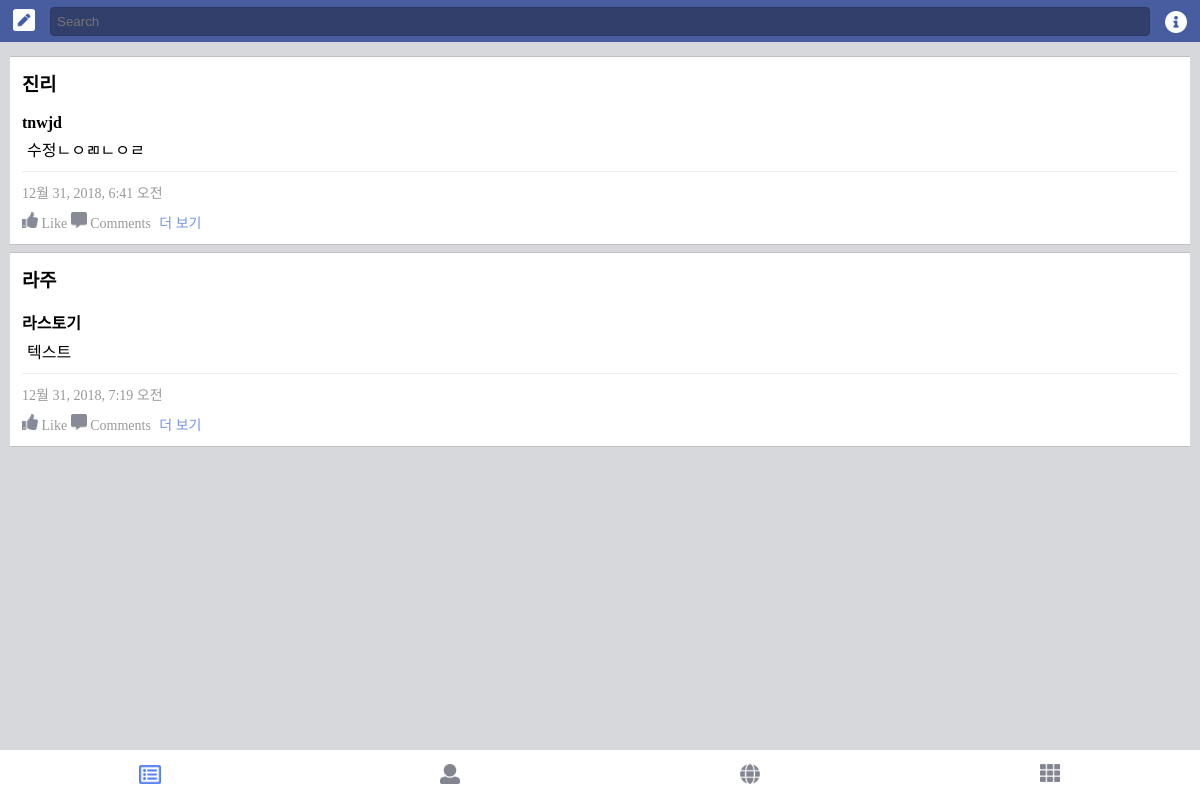
Before: / with the older database file.
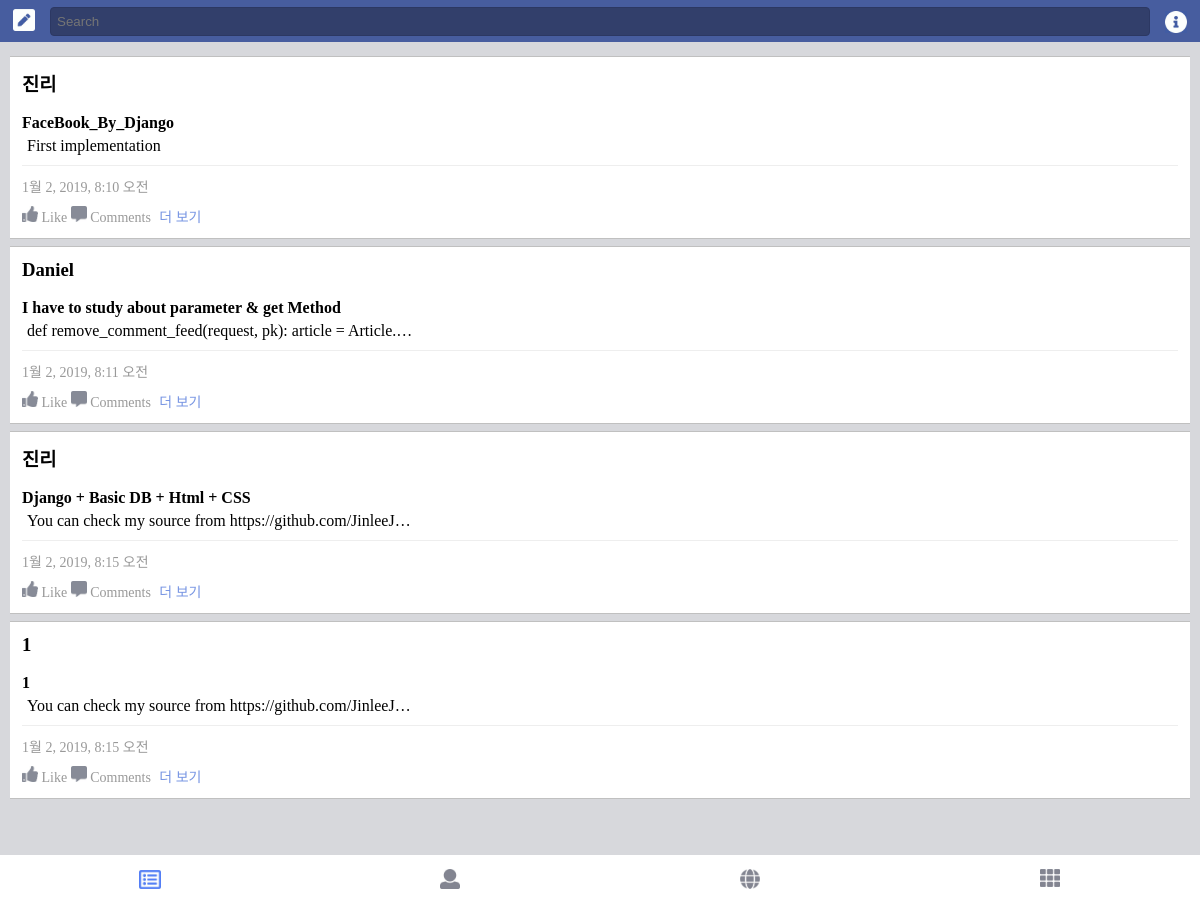
After: the same page with the newer database file.
### facebook/models.py (models this page shows, shortened)
class Article(models.Model):
    author = models.CharField(max_length=120)
    title = models.CharField(max_length=120)
    text = models.TextField(null=True)
    password = models.CharField(max_length=120, null=True)
    created_at = models.DateTimeField(auto_now_add=True)

### facebook/views.py (the view)
# urls.py: path(r'', newsfeed),
def newsfeed(request):
    articles = Article.objects.all()
    return render(request, 'newsfeed.html', {'articles':articles})

### facebook/templates/newsfeed.html (shortened to what this page needs)
<!DOCTYPE html>
<html>
<head>
</head>
<body>
    <div class="header">
        <a href="/new_feed"><div class=“btn1"><img src="/static/ic_pencil.jpg" width="22px" style="margin:9px 0 0 13px"></div></a>
        <div class="search"><input type="text" class="searchbar" placeholder="Search"></div>
        <a href="/"><div class="btn2"><img src="/static/ic_info.jpg" width="22px" style="margin:9px 13px 0 0"></div></a>
    </div>
    <div class="container">
        {% for feed in articles %}
        <div class="feed">
        <h3 class="name">{{ feed.author }}</h3><br>
        <a class="title">{{ feed.title }}</a>
        <p class="content">{{ feed.text }} </p>
        <div class="accessory">
            <div class="date">{{feed.created_at}}</div>
            <img src="/static/ic_like.jpg" width="16px"> Like <img src="/static/ic_comment.jpg" width="16px"> Comments <a class="more" href="/feed/{{feed.pk}}">더 보기</a>
        </div>
        </div>
        {% endfor %}
    </div>
    <div class="footer">
        <div class="tab1"><img src="/static/ic_feed.jpg" width="22px" style="margin-top: 15px"></div>
        <div class="tab2"><img src="/static/ic_person.jpg" width="20px" style="margin-top: 14px"></div>
        <div class="tab3"><img src="/static/ic_globe.jpg" width="20px" style="margin-top: 14px"></div>
        <div class="tab4"><img src="/static/ic_etc.jpg" width="20px" style="margin-top: 14px"></div>
    </div>
</body>
</html>

### facebook/templates/newsfeed.html (style rules this page uses)
body { background-color: #d7d8dc; margin-top: -21px; }
* { box-sizing: border-box; margin: 0; padding: 0; }
.header { background-color: #475d9f; height: 42px; position:fixed; top: 0; left: 0; right: 0; }
.search { position: absolute; left: 50px; right: 50px; top: 0px; }
.btn2 { position: absolute; right:0px; top:2px; }
.container { margin: 10px; background-color: #d7d8dc; padding-top:42px; padding-bottom: 50px; }
.footer { position: fixed; bottom: 0; left: 0; right: 0; background-color: #ffffff; height: 50px; text-align: center; }
.tab1 { float: left; width: 25%; }
.tab2 { float: left; width: 25%; }
.tab3 { float: left; width: 25%; }
.tab4 { float: left; width: 25%; }
.searchbar { border: 1px solid #2c3863; background-color: #323f6b; color: #fff; width: 100%; margin-top: 7px; border-radius: 4px; padding: 6px; }
.date { color: #999; margin-bottom: 10px; }
.title { font-weight: 600; }
.content { margin-top: 5px; width:400px; padding:0 5px; overflow:hidden; text-overflow:ellipsis; white-space:nowrap; }
.accessory { border-top: 1px solid #eee; padding-top:10px; margin-top:10px; color: #999; font-size: 14px; }
.feed { background-color: #ffffff; border-top: 1px solid #c0c0c0; border-bottom: 1px solid #c0c0c0; margin: 7px 0; padding: 12px; }
.more { font-size: 14px; color: #6184dddd; margin-left: 5px; }
a { text-decoration: none; }

Changed rows visible on the page:
removed Article: author "진리", title "tnwjd", text "수정ㄴㅇㄻㄴㅇㄹ", created_at "12월 31, 2018, 6:41 오전"
removed Article: author "라주", title "라스토기", text "텍스트", created_at "12월 31, 2018, 7:19 오전"
added Article: author "진리", title "FaceBook_By_Django", text "First implementation", created_at "1월 2, 2019, 8:10 오전"
added Article: author "Daniel", title "I have to study about parameter & get Method", text "def remove_comment_feed(request, pk): article = Article.…", created_at "1월 2, 2019, 8:11 오전"
added Article: author "진리", title "Django + Basic DB + Html + CSS", text "You can check my source from https://github.com/JinleeJ…", created_at "1월 2, 2019, 8:15 오전"
added Article: author "1", title "1", text "You can check my source from https://github.com/JinleeJ…", created_at "1월 2, 2019, 8:15 오전"
